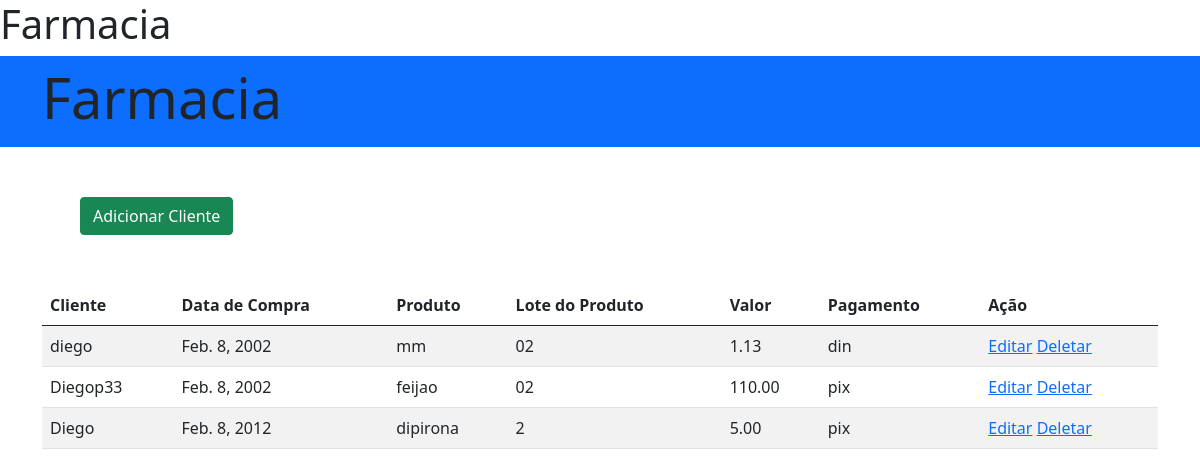
Before: / with the older database file.
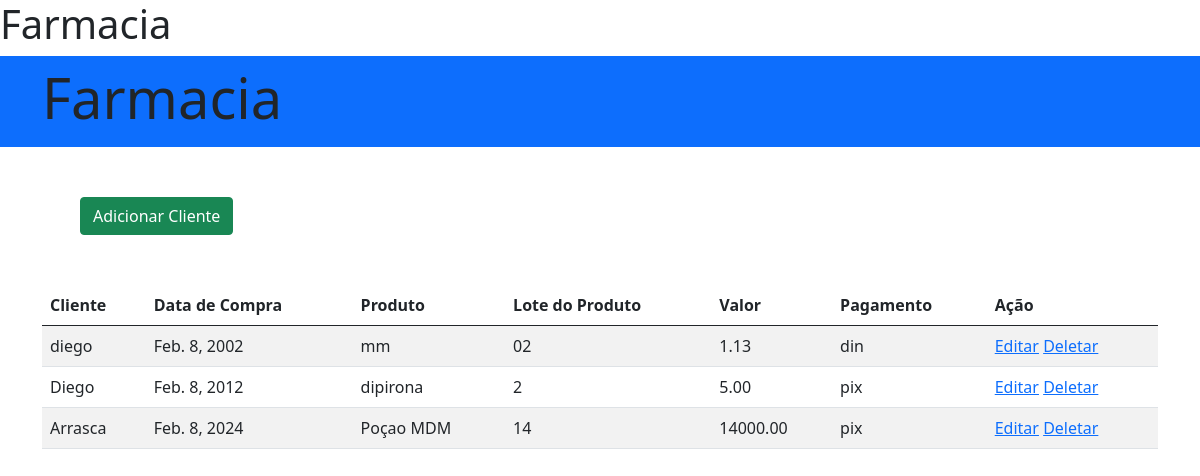
After: the same page with the newer database file.
### inventory/models.py (models this page shows, shortened)
class Farmacia(models.Model):
    cliente = models.CharField(max_length=100)
    data_compra = models.DateField()
    produto = models.CharField(max_length=100)
    lote_produto = models.CharField(max_length=20)
    valor = models.DecimalField(max_digits=8, decimal_places=2)
    pagamento = models.CharField(max_length=50)

### inventory/views.py (the view)
# urls.py: path('', views.record_list, name='index'),  # Redirecionar para a lista de registros
def record_list(request):
    records = Farmacia.objects.all()
    return render(request,'record_list.html', {'records': records})

### inventory/templates/record_list.html (shortened to what this page needs)
<!DOCTYPE html>
<html lang="en">
<head>
  <link href="https://cdn.jsdelivr.net/npm/bootstrap@5.0.2/dist/css/bootstrap.min.css" rel="stylesheet">
</head>
<body>
  <h1> Farmacia </h1>
  <nav class="navbar navbar-dark bg-primary">
    <div class="container"><h1 class="display-4" >Farmacia</h1></div>
  </nav>
  <div class="container" style="padding: 50px;">
    <a href="{% url  'record_create' %}"><button type="button" class="btn btn-success">Adicionar Cliente</button></a>
    </div>
<div class="container">
<table class="table table-striped">
  <thead>
    <tr>
      <th>Cliente</th>
      <th>Data de Compra</th>
      <th>Produto</th>
      <th>Lote do Produto</th>
      <th>Valor</th>
      <th>Pagamento</th>
      <th>Ação</th>
    </tr>
  </thead>
  <tbody>
    {% for record in records %}
    <tr>
      <td>{{ record.cliente }}</td>
      <td>{{ record.data_compra }}</td>
      <td>{{ record.produto }}</td>
      <td>{{ record.lote_produto }}</td>
      <td>{{ record.valor }}</td>
      <td>{{ record.pagamento }}</td>
      <td>
        <a href="{% url 'record_update' record.pk %}">Editar</a>
        <a href="{% url 'record_delete' record.pk %}">Deletar</a>
      </td>
    </tr>
    {% endfor %}
  </tbody>
</table>
</body>
</html>

Changed rows visible on the page:
removed Farmacia: cliente "Diegop33", data_compra "Feb. 8, 2002", produto "feijao", lote_produto "02", valor "110.00", pagamento "pix"
added Farmacia: cliente "Arrasca", data_compra "Feb. 8, 2024", produto "Poçao MDM", lote_produto "14", valor "14000.00", pagamento "pix"
